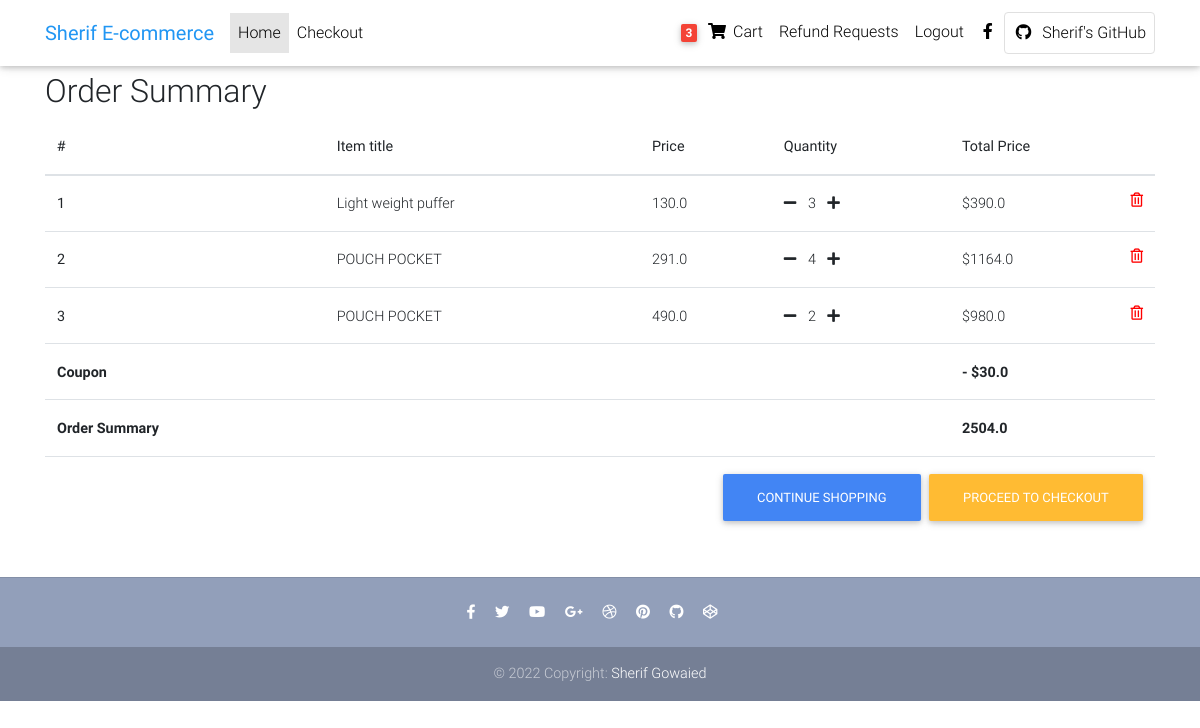
Screenshot of /djecommerce/order-summary/ (signed in) with the database file from the repository.
### djecommerce/models.py (models this page shows, shortened)
class User(AbstractUser):
    pass

class Order(models.Model):
    user = models.ForeignKey(
        User, on_delete=models.CASCADE, related_name="order" )
    ref_code = models.CharField(max_length=20,blank=True ,null=True )
    ordered = models.BooleanField(default=False)
    items = models.ManyToManyField(OrderItem)
    start_date = models.DateTimeField(auto_now_add=True)
    ordered_date = models.DateTimeField()
    billing_address = models.ForeignKey("Address",related_name="billing_adress",on_delete=models.SET_NULL ,
        blank=True ,null=True)
    shipping_address = models.ForeignKey("Address",related_name="shipping_adress",on_delete=models.SET_NULL ,
        blank=True ,null=True)
    payment = models.ForeignKey("Payment",on_delete=models.SET_NULL ,
        blank=True ,null=True)
    coupon = models.ForeignKey("Coupon" ,on_delete=models.SET_NULL ,
        blank=True ,null=True)
    being_delivered = models.BooleanField(default=False)
    received = models.BooleanField(default=False)
    refund_requested = models.BooleanField(default=False)
    refund_granted = models.BooleanField(default=False)
    """
    1.item added to cart
    2.add billing adress
    (Failed checkout)
    3.payment
    4. being develired
    5.Recevied
    6.refunds

    """
    def get_total_price(self):
        total = 0
        for order_item in self.items.all():
            total += order_item.get_final_price()
        if self.coupon:
            total  -= self.coupon.amount
        return total

class OrderItem(models.Model):
    user = models.ForeignKey(
        User, on_delete=models.CASCADE, related_name="orderitems")
    ordered = models.BooleanField(default=False)
    item = models.ForeignKey(Item, on_delete=models.CASCADE, related_name="orderitem")
    quantity = models.IntegerField(default=1)
    def get_total_item_price(self):
        return self.quantity * self.item.price
    def get_final_price(self):
        if self.item.discount_price:
            return self.get_total_discount_item_price()
        return self.get_total_item_price()

class Item(models.Model):
    title = models.CharField(max_length=100)
    price = models.FloatField()
    discount_price = models.FloatField(blank=True , null=True)
    category = models.CharField(max_length=2,choices=CATEGORY_CHOICES)
    label = models.CharField(max_length=1,choices=LABEL_CHOICES )
    slug = models.SlugField()
    image = models.ImageField(upload_to="images",blank=True,null=True)
    description = models.TextField()

class Coupon(models.Model):
    code = models.CharField(max_length=15)
    amount = models.FloatField()

### djecommerce/views.py (the view)
# urls.py: path("order-summary/",OrderSummaryView.as_view(),name="order-summary"),
class OrderSummaryView(LoginRequiredMixin ,View):
    def get(self  ,*args, **kwargs):
        try:
            order = Order.objects.get(user=self.request.user , ordered=False)
            context = {
                "object":order
            }
            return render(self.request,"order_summary.html",context)
        except ObjectDoesNotExist:
            messages.info(self.request,"You don't have active order")
            return redirect("djecommerce:home")

### djecommerce/templatetags/cart_template_tag.py (called while the page is built)
@register.filter
def cart_item_count(user):
    if user.is_authenticated:
        qs = Order.objects.filter(user = user , ordered=False)
        if qs.exists():
            return qs[0].items.count()
    return 0

### djecommerce/templates/order_summary.html (shortened to what this page needs)
{% extends 'base.html' %}
{% load static%}
{% block content %}
  <main>
    <div class="container">
      <h2>Order Summary </h2>
        <div class="table-responsive">
            <table class="table">
                <thead>
                    <tr>
                    <th scope="col"> #</th>
                    <th scope="col">Item title</th>
                    <th scope="col">Price</th>
                    <th scope="col">Quantity</th>
                    <th scope="col">Total Price</th>
                    </tr>
                </thead>
                <tbody>
                    {% for order_item in object.items.all %}
                    <tr>
                        <th scope="row"> {{forloop.counter}}</th>
                        <td>{{order_item.item.title}}</td>
                        <td>{{order_item.item.price}}</td>
                        <td>
                          <a href="{% url 'djecommerce:remove_single_item_from_cart' slug=order_item.item.slug  %}"><i class="fas fa-minus mr-2"></i></a>
                          {{order_item.quantity}}
                         <a href="{% url 'djecommerce:add_to_cart' order_item.item.slug %}"> <i class="fas fa-plus ml-2"></i> </a>
                        </td>
                        <td>
                        {% if order_item.item.discount_price %}
                        ${{order_item.get_total_discount_item_price }}
                        <span style="font-size:13px;" class="badge bg-primary">   Saving  {{order_item.get_amount_saved}}</span>
                        {%else%}
                        ${{order_item.get_total_item_price}}
                        {% endif %}
                        <a href="{% url 'djecommerce:remove_from_cart' order_item.item.slug %}">
                          <i style="color:red" class="far fa-trash-alt float-right"></i>
                        </a>
                        </td>
                    </tr>
                    {% endfor%}
                    {% if object.coupon %}
                    <tr>
                      <td><strong><b>Coupon</b><strong></td>
                      <td></td><td></td><td></td>
                      <td><strong><b> - ${{object.coupon.amount}}</b><strong></td>
                    </tr>
                    {% endif%}
                    {% if object.get_total_price%}
                    <tr>
                      <td><strong><b>Order Summary</b><strong></td>
                      <td></td><td></td><td></td>
                      <td><strong><b>{{object.get_total_price}}</b><strong></td>
                    </tr>
                    <tr>
                      <td colspan="5">
                        <a class="btn btn-warning float-right ml-2" href="{% url 'djecommerce:checkout'%}">Proceed to Checkout</a>
                        <a class="btn btn-primary float-right" href="{% url 'djecommerce:home'%}">Continue Shopping</a>
                      </td>
                    </tr>
                    {% endif%}
                </tbody>
            </table>
          </div>
    </div>
  </main>
  {% endblock content %}

### djecommerce/templates/navbar.html (shortened to what this page needs)
{% load cart_template_tag %}
<nav class="navbar fixed-top navbar-expand-lg navbar-light white scrolling-navbar">
    <div class="container">
      <a class="navbar-brand waves-effect" href="{% url 'djecommerce:home'%}" target="_blank">
        <strong class="blue-text">Sherif E-commerce</strong>
      </a>
      <div class="collapse navbar-collapse" id="navbarSupportedContent">
        <ul class="navbar-nav mr-auto">
          <li class="nav-item active">
            <a class="nav-link waves-effect" href="{% url 'djecommerce:home'%}">Home
            </a>
          </li>
          {% if request.user.is_authenticated%}
          <li class="nav-item">
            <a class="nav-link waves-effect" href="{%url 'djecommerce:checkout'%}" target="_blank">Checkout</a>
          </li>
          {%endif%}
        </ul>
        <ul class="navbar-nav nav-flex-icons">
          {% if request.user.is_authenticated %}
          <li class="nav-item">
            <a href="{% url 'djecommerce:order-summary' %}" class="nav-link waves-effect">
              <span class="badge red z-depth-1 mr-1"> {{request.user|cart_item_count}} </span>
              <i class="fas fa-shopping-cart"></i>
              <span class="clearfix d-none d-sm-inline-block"> Cart </span>
            </a>
          </li>
          <li class="nav-item">
            <a href="{% url 'djecommerce:request-refund' %}" class="nav-link waves-effect">
              <span class="clearfix d-none d-sm-inline-block">Refund Requests </span>
            </a>
          </li>
          <li class="nav-item">
            <a href="{% url 'djecommerce:logout_view' %}" class="nav-link waves-effect">
              <span class="clearfix d-none d-sm-inline-block"> Logout </span>
            </a>
          </li>
          {% endif%}
          <li class="nav-item">
            <a href="https://www.facebook.com/sherif.ronadlo" class="nav-link waves-effect" target="_blank">
              <i class="fab fa-facebook-f"></i>
            </a>
          </li>
          <li class="nav-item">
            <a href="https://github.com/sherifgowaied" class="nav-link border border-light rounded waves-effect"
              target="_blank">
              <i class="fab fa-github mr-2"></i>Sherif's GitHub
            </a>
          </li>
        </ul>
      </div>
    </div>
  </nav>

### djecommerce/static/css/style.css (style rules this page uses)
html, body, .view { height: 100%; }

### djecommerce/templates/base.html (style rules this page uses)
html, body, header, .carousel { height: 60vh; }

### rows the page displays
User: user|cart_item_count "3"
OrderItem: item "Light weight puffer", item.price "130.0", quantity "3", get_total_item_price "390.0"
OrderItem: item "POUCH POCKET", item.price "291.0", quantity "4", get_total_item_price "1164.0"
OrderItem: item "POUCH POCKET", item.price "490.0", quantity "2", get_total_item_price "980.0"
Order: coupon.amount "30.0", get_total_price "2504.0"
